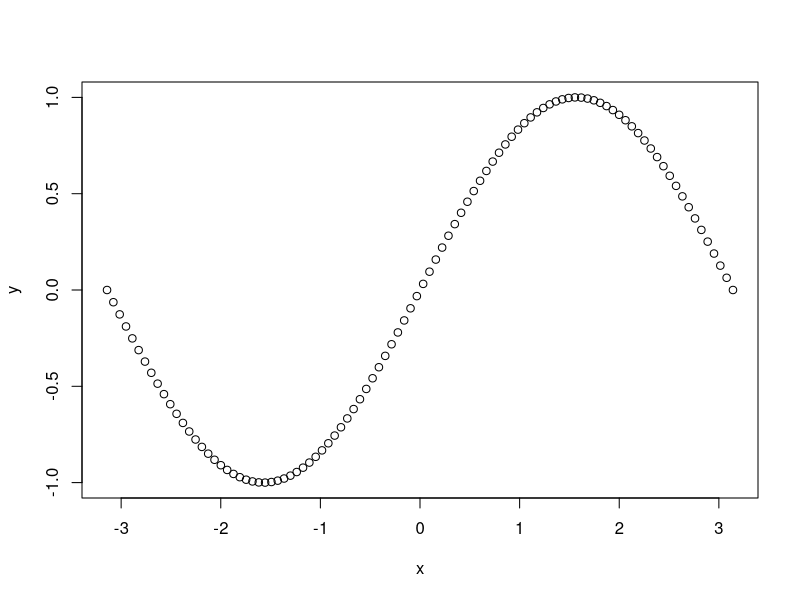
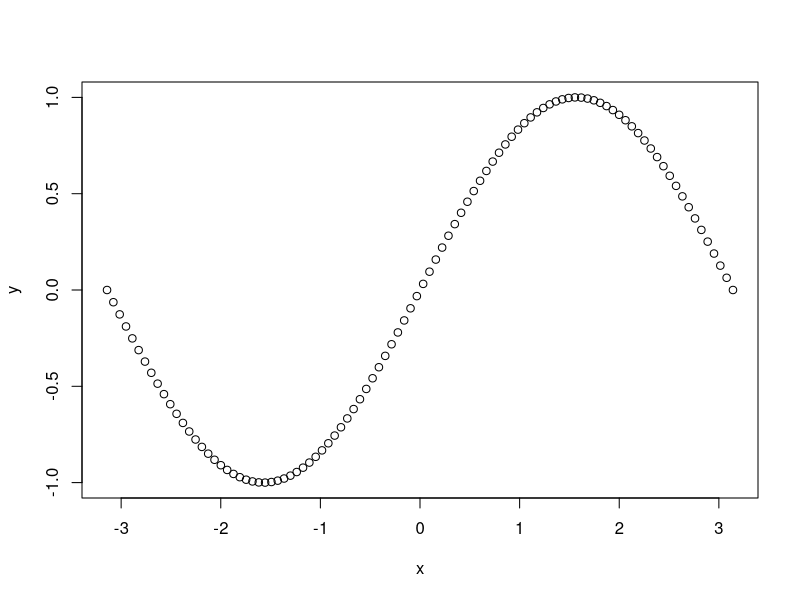

The R script that drew these images, in order: (Note: this script raises an error after producing the figures.)
## ---- chunk 1
library(knitr)
knitr::opts_chunk$set(error = TRUE, comment = NA)
## ---- chunk 2
#Ajouter comment=NA comme option si c'est pas fait avant
x <- matrix(c(1:4), nrow = 2, ncol = 2 ) #  Création d'une matrice
print(x) # Affichage de x

## ---- chunk 3
x <- matrix(c(1:4), nrow = 2, ncol = 2 )
print(x)
## ---- chunk 4
x=seq(-pi,pi, length.out = 100)
y=sin(x)
plot(x,y)
## ---- chunk 5
x=seq(-pi,pi, length.out = 100)
y=sin(x)
plot(x,y)
## ---- chunk 6
library(knitr) # il faut utiliser ce package 
purl(file.choose()) # choose "ExempleRnotebook.rmd" 
#-> cree un fischier script .R avec toutes les commandes R du fischier choisi
## ---- chunk 7
x <- seq(-pi, pi, length.out = 50) # Création du vecteur de valeurs
y <- sin(x)
## ---- chunk 8
plot(x, y)# Tracé simple de y en fonction de x
## ---- chunk 9
plot(x, y, type = "l")# type = "l" pour "line"
## ---- chunk 10
plot(x, y, type = "b", cex = 0.2)# type = "b" pour "both" (points and lines)
## ---- chunk 11
x2=seq(-pi,pi, length.out = 20)
y2=sin(x2)
plot(x2,y2,type="b", cex=0.002)
## ---- chunk 12

plot(x,y,type="o", main = "Graphe de la fonction sinus", cex=0.5)
## ---- chunk 13
plot(x, y, type = "l", main = "Graphe de la fonction sinus")#Ajout d'un titre
## ---- chunk 14
# Comme toujours, voir help(curve) !!
curve(expr = sin, from = -pi, to = pi, n = 100, main = "Graphe de la fonction sinus")
## ---- chunk 15
plot(x = x, y = sin(x), main = "Graphe de sinus et cosinus")# Titre commun aux deux courbes!
lines(x = x, y = cos(x))
## ---- chunk 16
# lty = 1 ligne pleine "solid" (default), = 2 segments "dashed", = 3 pointillés "dotted"
plot(x = x, y = sin(x), main = "Graphe de sinus et cosinus", type= "l", lty = 3)
lines(x = x, y = cos(x), col = "red")
## ---- chunk 17
plot(x = x, y = sin(x), main = "Graphe de sinus et cosinus", type= "l", lty = 3)
lines(x = x, y = cos(x), col = "red")
# Voir help(legend), il y a beaucoup d'options possibles!
legend(x = -pi, y = 1,# Coordonnées de placement, alternative: "topleft"/"bottom"/"top"/"bottomright"...
       legend = c("Sinus", "Cosinus"),# Texte de la légende
       lty = c(3, 1),# L'ordre des types de lignes, doit correspondre à l'argument legend
       col = c("black", "red"))# Couleur des lignes ou points, attention à l'ordre
## ---- chunk 18
plot(x, sin(x), main = "Graphe de sinus et cosinus", type= "l", lty = 3)
lines(x, cos(x), col = "red")
legend("topleft", #position de la legende
       legend = c("Sinus","Cosinus"), #text de la legende
       lty = c(3,1), # L'ordre des types de lignes, doit correspondre à l'argument legend
        col = c("black", "red"))# Couleur des lignes ou points, attention à l'ordre

## ---- chunk 19
Income <- etat2$Income# Stockage de la vairbale Income dans un objet (pas obligatoire)
hist(x = Income)# Il existe des arguments par défaut!
## ---- chunk 20
MyBreaks <- seq(3000, 7000, by = 1000)# Analogue aux "breaks" de la fonction cut
hist(x = Income, breaks = MyBreaks,include.lowest = 1)
## ---- chunk 21
MyHist = hist(x = Income, breaks = MyBreaks, plot = F)#on stocke en memoire la histogramme
#(le resultat est une liste)
MyHist$counts <- MyHist$counts / sum(MyHist$counts)# On renormalise les comptages
plot(MyHist,ylab = 'Probabilité empirique')
## ---- chunk 22
hist(x = Income, breaks = MyBreaks, probability = T)
## ---- chunk 23
hist(x = Income, breaks = MyBreaks, prob = T, 
     main ="Histogramme et densité empirique", #la maniere la plus simple pour changer le titre
     xlab = "Revenu", ylab = "Densité empirique", 
     ylim = c(0, 7 * 10^(-4)))# ylim permet d'ajuster les limites du graphes
lines(density(Income))# On ajoute le résultat de density grâce à lines
## ---- chunk 24
hist(x = Income, breaks = MyBreaks, prob = T, main ="",
     xlab = "Revenu", ylab = "Densité empirique", 
     ylim = c(0, 7 * 10^(-4)))
lines(density(Income))
title(main="Histogramme et densité empirique",col.main=4,cex.main=1.75,font.main=4) 
## ---- chunk 25
#voir help(boxplot)
boxplot(Income, ylab="Revenu",col="lightblue")
## ---- chunk 26
par(mfrow = c(1, 2))# Fenêtre avec 1 ligne et 2 colonnes
hist(Income, main ="Histogramme", ylab = "Effectifs", col ="lightblue", xlab = "Revenu")
boxplot(Income, main = "Boxplot", ylab = "Revenu", col = "lightgreen")
## ---- chunk 27
Richesse <- cut(x = Income, breaks = c(0, 4000, 5000, Inf), labels = c("Pauvre", "Aise", "Riche")) 
plot(Richesse, ylab="Effectifs",col=0:2) #on peut egalement utiliser barplot()
legend("topright",legend = levels(Richesse),fill = 0:2)

## ---- chunk 28
Richesse <- cut(x = Income, breaks = c(0, 4000, 5000, Inf), labels = c("Pauvre", "Aise", "Riche"))
barplot(table(Richesse), ylab = "Effectifs",
        legend.text = levels(Richesse), col = 2:4) 
#Diagramme en baton pour les effectifs. Voir help(barplot)
## ---- chunk 29
library(MASS)
data(UScereal)
summary(UScereal)
## ---- chunk 30
Etagere <- as.factor(UScereal$shelf) # Ce n'est pas obligatoire de le transformer en facteur
Calories <- UScereal$calories
boxplot(Calories ~ Etagere, ylab = "Calories (number/portion)", 
        names = paste("Etagère ", levels(Etagere)),
        main = "Calories par type d'étagère", col=2:4)
## ---- chunk 31
MatGrasses <- UScereal$fat
boxplot(MatGrasses ~ Etagere, ylab = "Matières grasses (g/portion)", 
        names = paste("Etagère ", levels(Etagere)),
        main = "Matières grasses par type d'étagère", col = c("lightblue", "lightgreen", "lightgray"))

## ---- chunk 32
Fibre <- UScereal$fibre
Potassium <- UScereal$potassium
plot(x = Fibre, y = Potassium, main = "Potassium en fonction des fibres",
     xlab = "Fibres (g/portion)", ylab = "Potassium (g)", type = "p", pch = 20, col ="gray")
## ---- chunk 33
plot( Potassium~Fibre, main = "Potassium en fonction des fibres", 
      xlab = "Fibres (g/portion)", ylab = "Potassium (g)", col ="darkgray")
## ---- chunk 34
plot(x = Fibre, y = Potassium, main = "Potassium en fonction des fibres", 
     xlab = "Fibres (g/portion)", ylab = "Potassium (g)", col ="darkgray")
abline(a=49.5,b=28.3,lwd=2,col="red") # attention, c'est la droite y = bx+a
legend("bottomright",legend = expression(Droite: y==28.3*x+49.5),lwd=2,col="red") 
#expression() permet de rajouter des formules
## ---- chunk 35
plot(x = Fibre, y = Potassium, main = "Potassium en  fonction des fibres",
     xlab = "Fibres (g/portion)", ylab = "Potassium (g/portion)", type = "p", pch = 20, col ="gray")
abline(a = 49.5, b = 28.3, col = "red", lwd = 2)# lwd comme "line width"
XG <- mean(Fibre)# Coordonnée X de G
YG <- mean(Potassium)# Coordonnée Y de G
# Pour voir differents options de pch voir help(points)
points(XG, YG, pch = 3, col ="blue", cex = 1, lwd = 2)# pch: forme; cex: taille; lwd: epaisseur
text(x = XG, y = YG, labels = "G",# x et y: position; labels: texte
     pos = 1, col = "blue",# pos: position (1: bas 2: gauche, 3: haut, 4: droite)
     font = 2)# font: police (1 normal, 2 gras, 3 italique)
## ---- chunk 36
Quantitative=lapply(UScereal, typeof)=="double" # un vect. logique identifiant les variables de type double 
# Remarque: si on fait la même chose avec apply, le data frame est traité comme une matrice et donc 
#apply(UScereal, 2,typeof) donne seulement le type character. On peut aussi utiliser sapply(), par exemple:
#Quantitative=sapply(UScereal, is.double)

DataQ=UScereal[,Quantitative] #selectionner les var quantitatives
pairs(DataQ)
## ---- chunk 37
matplot(time(EuStockMarkets),EuStockMarkets,xlab = "Année",ylab = "Prix actions", 
        main="EuStockMarkets evolution",col=rainbow(4),cex=0.3)
# EuStockMarkets est une "Time series", time #donne les temps
legend("topleft",legend = colnames(EuStockMarkets), lwd = 3 ,col = rainbow(4))
## ---- chunk 38
f <- function(x, y){# f sera une fonction R prenant deux arguments, x et y
  a <- sqrt(x^2 + y ^2)# Variable créée seulement dans la fonction
  return(10 * sin (a) / a)# La dernière ligne est le résultat. 
}
## ---- chunk 39
x <- y <- seq(-10, 10, length.out = 200)
## ---- chunk 40
z=f(x,y) #Attention avec cette commande length(z)=200 et non pas 200 * 200 !
dim(z)
# La bonne commande:
z <- outer(X = x, Y = y, FUN = f)
dim(z)
## ---- chunk 41
persp(x = x, y = y, z = z, xlab = "Abscisse", ylab = "Ordonnée", zlab = "Côte", border = NA, 
      col = rainbow(n = 200), main ="Fonction 'Chapeau Mexicain'", phi = -10, theta = 20,d=3)

## ---- chunk 42
x1<-y1<-seq(-10,10,length.out = 100);
z1=outer(x1,y1,f)
persp(x = x1, y = y1, z = z1, xlab = "Abscisse", ylab = "Ordonnée", zlab = "Côte", 
      border = "blue", col = "red", main ="Fonction 'Chapeau Mexicain'", phi = 10, theta = -20,d=3)

## ---- chunk 43
contour(x, y, z, 
        xlab = "x", ylab = "y",  main = "Lignes de niveau",
        levels = c(-2, 0, 4, 8),# Niveaux à tracer
        labels = c("Fond", "Ligne du 0", "Pente", "Sommet"), labcex = 1 )# Voir aide
## ---- chunk 44
contour(x,y,z,
        nlevels =10, # nombre de niveaux a representer
        col=rainbow(10),  #couleurs de niveaux
        main="Courbes de niveau",lwd=2)
## ---- chunk 45
image(x, y, z, 
      xlab = "x", ylab = "y",  main = "Heat map", col = heat.colors(5), #Peu de couleurs, aspect grossier
      breaks = c(-2.2, -2, 0, 4, 8, 10))  
## ---- chunk 46
image(x, y, z, 
      xlab = "x", ylab = "y",  main = "Heat map", col = heat.colors(30)) #Beaucoup de couleurs, aspect lisse
## ---- chunk 47
 filled.contour(x,y,z, nlevels =10, col=heat.colors(13), main="Courbes de niveau- Heat map")
## ---- chunk 48
library(lattice)
Sucre <- UScereal$sugars
cloud(Calories~MatGrasses+Sucre,type=c('p','h')) #le type 'h' trace une ligne de chaque point au plan X0Y
## ---- chunk 49
par(mfrow = c(1, 3))# 1 ligne, 3 colonnes
plot(UScereal$mfr,UScereal$sodium,xlab="producteur",ylab="quantite sodium",ylim=c(0,400), 
     col=heat.colors(nlevels(UScereal$mfr)), main="Sodium par producteur");
plot(UScereal$sodium ~ UScereal$sugars, xlab = "Sucre (g/portion)", pch = 20, col = "gray",
     cex = 2,
     ylab = "Sodium (mg/portion)", main = "Sodium contre sucre")
hist(UScereal$sodium, col = "lightblue", main = "Distribution du sodium", 
     xlab = "Sodium (mg/portion)", ylab = "Effectifs")
## ---- chunk 50
MonDecoupage <- matrix(c(1, 1, 2, 3), nrow = 2, ncol = 2, byrow = T)
print(MonDecoupage)
layout(mat = MonDecoupage)
boxplot(UScereal$sodium ~ UScereal$mfr, 
        xlab = "", ylab = "",main = "",# On spécifie qu'aucun axe n'est rempli
        ylim = c(0, 400), col=heat.colors(length(levels(UScereal$mfr))))
plot(UScereal$sodium ~ UScereal$sugars,  pch = 20, col = "gray", cex = 2,
     xlab = "", ylab = "", main = "")# On spécifie qu'aucun axe n'est rempli
hist(UScereal$sodium, col = "lightblue", 
     xlab = "", ylab = "", main = "") # On spécifie qu'aucun axe n'est rempli
  
## ---- chunk 51
layout(mat = matrix(c(1, 0, 2, 3), nrow = 2, ncol = 2, byrow = T))
boxplot(UScereal$sodium ~ UScereal$mfr, 
        xlab = "", ylab = "",main = "",# On spécifie qu'aucun axe n'est rempli
        ylim = c(0, 400), col=heat.colors(length(levels(UScereal$mfr))))
plot(UScereal$sodium ~ UScereal$sugars,  pch = 20, col = "gray", cex = 2,
     xlab = "", ylab = "", main = "")# On spécifie qu'aucun axe n'est rempli
hist(UScereal$sodium, col = "lightblue", 
     xlab = "", ylab = "", main = "") # On spécifie qu'aucun axe n'est rempli
  
## ---- chunk 52
par(mar = c(2, 2, 0.1, 0.1))
layout(mat = MonDecoupage)
boxplot(UScereal$sodium ~ UScereal$mfr, 
        xlab = "", ylab = "",main = "",# On spécifie qu'aucun axe n'est rempli
        ylim = c(0, 400), col=heat.colors(length(levels(UScereal$mfr))))
plot(UScereal$sodium ~ UScereal$sugars,  pch = 20, col = "gray", cex = 2,
     xlab = "", ylab = "", main = "")# On spécifie qu'aucun axe n'est rempli
hist(UScereal$sodium, col = "lightblue", 
     xlab = "", ylab = "", main = "") # On spécifie qu'aucun axe n'est rempli
## ---- chunk 53
par(mar = c(2, 2, 0.1, 0.1), oma = c(0, 0, 2, 0))
layout(mat = MonDecoupage)
boxplot(UScereal$sodium ~ UScereal$mfr, 
        xlab = "", ylab = "",main = "",# On spécifie qu'aucun axe n'est rempli
        ylim = c(0, 400), col=heat.colors(length(levels(UScereal$mfr))))
plot(UScereal$sodium ~ UScereal$sugars,  pch = 20, col = "gray", cex = 2,
     xlab = "", ylab = "", main = "")# On spécifie qu'aucun axe n'est rempli
hist(UScereal$sodium, col = "lightblue", 
     xlab = "", ylab = "", main = "") # On spécifie qu'aucun axe n'est rempli
mtext(outer = TRUE, side = 3, text = "Le sodium dans les céréales", font = 2, line = 0.5)
